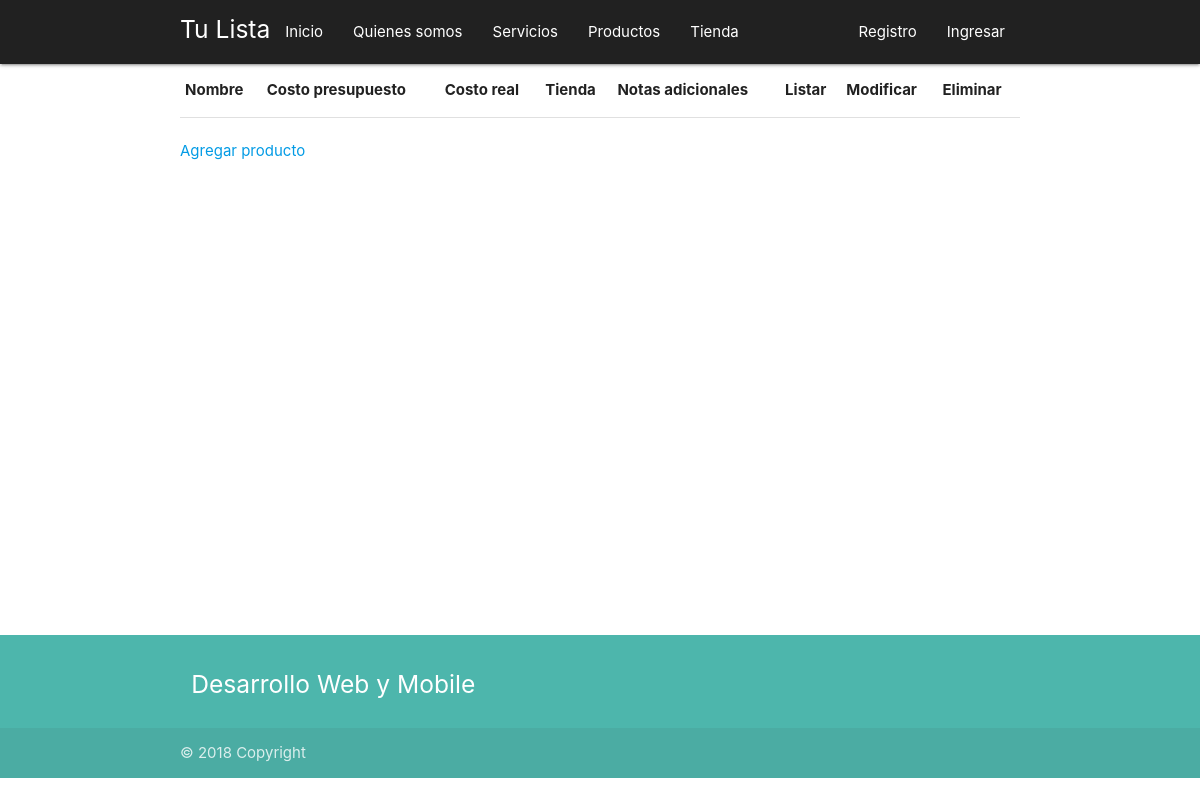
Before: /list_productos with the older database file.
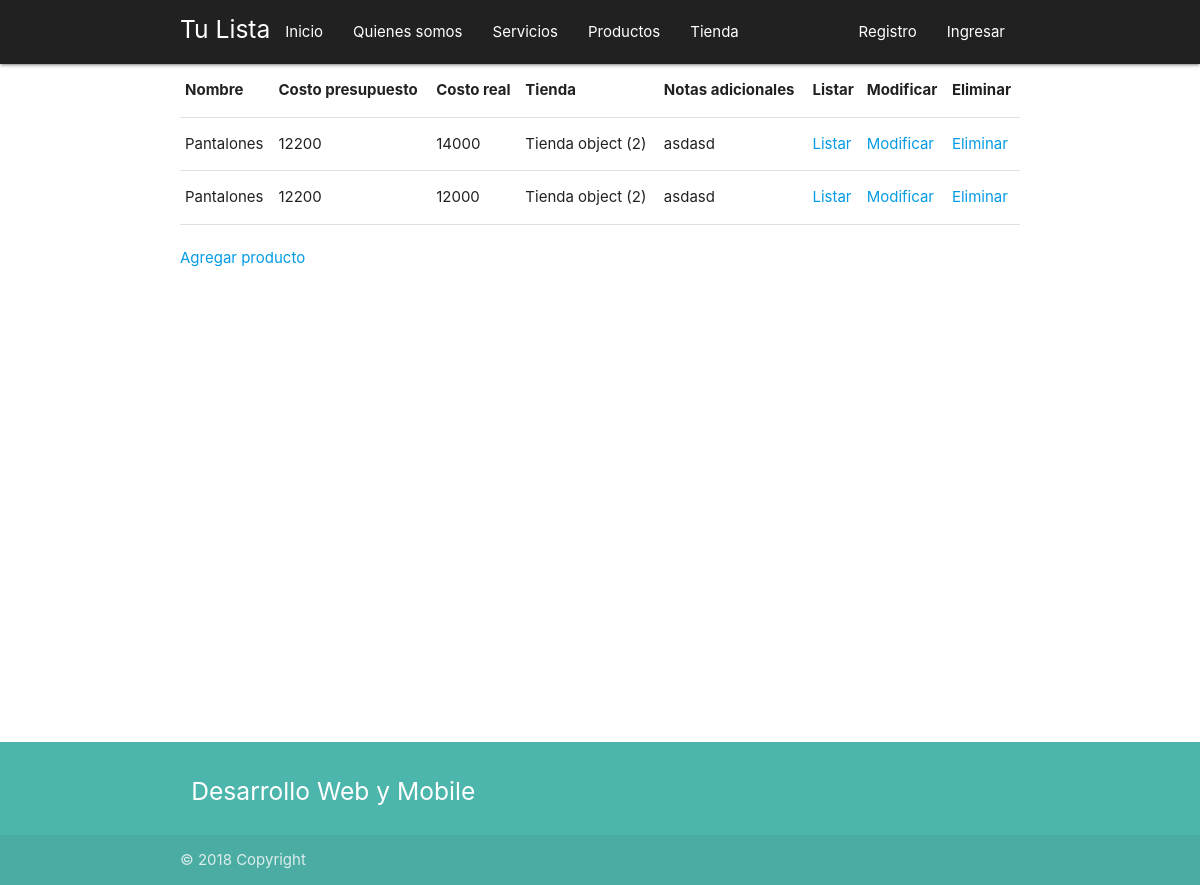
After: the same page with the newer database file.
### compras/models.py (models this page shows)
class Productos(models.Model):
    nombre = models.CharField(max_length=70)
    costo_presupuesto = models.IntegerField(blank=True)
    costo_real = models.IntegerField(blank=True)
    tienda = models.ForeignKey(Tienda, on_delete=models.CASCADE,blank=True)
    notas = models.TextField(max_length=200, blank=True)

class Tienda(models.Model):
    nombre = models.CharField(max_length=80)
    sucursal = models.CharField(max_length=80)
    direccion = models.CharField(max_length=80)
    ciudad = models.ForeignKey(Ciudad, on_delete=models.CASCADE,blank=True)

### compras/views.py (the view)
# urls.py: path('list_productos', views.ProductosList.as_view(), name='productos_list'),
class ProductosList(ListView):
    model = Productos

### compras/templates/compras/productos_list.html (shortened to what this page needs)
{% extends 'compras/base.html'%}
{% block content %}
<div class="container">
    <table border="1">
    <thead>
        <tr>
        <th>Nombre</th>
        <th>Costo presupuesto</th>
        <th>Costo real</th>
        <th>Tienda</th>
        <th>Notas adicionales</th>
        <th>Listar</th>
        <th>Modificar</th>
        <th>Eliminar</th>
        </tr>
    </thead>
    <body>
        {% for productos in object_list %}
        <tr>
        <td>{{ productos.nombre }}</td>
        <td>{{ productos.costo_presupuesto }}</td>
        <td>{{ productos.costo_real }}</td>
        <td>{{ productos.tienda }}</td>
        <td>{{ productos.notas }}</td>
        <td><a href="{% url "productos_view" productos.id %}">Listar</a></td>
        <td><a href="{% url "productos_edit" productos.id %}">Modificar</a></td>
        <td><a href="{% url "productos_delete" productos.id %}">Eliminar</a></td>
        </tr>
        {% endfor %}
    </table>
    </body>
    <br>
    <a href="{% url "productos_new" %}">Agregar producto</a>
    <br>
    <br>
    <br>
    <br>
    <br>
    <br>
    <br>
    <br>
    <br>
    <br>
    <br>
    <br>
    <br>
    <br>
    <br>
    <br>
    <br>
    <br>
    <br>
    <br>
    <br>
    <br>
{% endblock %}

### compras/templates/compras/base.html (shortened to what this page needs)
<!DOCTYPE html>
<html>
{% load pwa %}
{% load static %}
<head>
      <link type="text/css" rel="stylesheet" href="{% static 'css/materialize.min.css' %}" media="screen,projection"/>
      <link rel="stylesheet" type="text/css" href="{% static 'css/styles.css' %}">
</head>
<body>
	<header>
		{% if user.is_authenticated %}
		  	<div class="navbar-fixed">
		      <nav id="navegacion">
		        <div class="container nav-wrapper">
		            <a href="#" data-target="mobile-demo" class="sidenav-trigger"><i class="material-icons">menu</i></a>
		            <ul class="right hide-on-med-and-down">
		              	<li><a href="{% url 'inicio' %}">Inicio</a></li>
		             	<li><a href="{% url 'somos' %}">Quienes somos</a></li>
		              	<li><a href="{% url 'servicio' %}">Servicios</a></li>
		              	<li><a href="{% url 'productos_list'%}">Productos</a></li>
						<li><a href="{% url 'tienda_list' %}">Tienda</a></li>
		            </ul>
		            <ul>
		              	<li><a href="{% url 'registrar' %}">Registro</a></li>
		              	<li><a href="{% url 'logout' %}">Cerrar sesión</a></li>
		            </ul>
		        </div>
		      </nav>
		  	</div>
		  	<ul class="sidenav grey darken-4" id="mobile-demo">
		    	<li><a href="{% url 'inicio' %}">Inicio</a></li>
		      	<li><a href="{% url 'somos' %}">Quienes somos</a></li>
		      	<li><a href="{% url 'servicio' %}">Servicios</a></li>
		      	<li><a href="{% url 'registrar' %}">Registro</a></li>
		  	</ul>
		{% else %}
		  	<div class="navbar-fixed">
		      <nav id="navegacion" class="grey darken-4">
		        <div class="container nav-wrapper">
		      		<h5 class="left">Tu Lista</h5>
		            <ul class="center-align hide-on-med-and-down">
		              	<li><a href="{% url 'inicio' %}">Inicio</a></li>
		              	<li><a href="{% url 'somos' %}">Quienes somos</a></li>
						<li><a href="{% url 'servicio' %}">Servicios</a></li>
						<li><a href="{% url 'productos_list'%}">Productos</a></li>
						<li><a href="{% url 'tienda_list' %}">Tienda</a></li>
		            </ul>
		            <ul class="right hide-on-med-and-down">
		            	<li><a href="{% url 'registrar' %}">Registro</a></li>
		            	<li><a href="{% url 'sign_in' %}">Ingresar</a></li>
		            </ul>
		        </div>
 		 	</div>
		{% endif %}
	</header>
	{% block content %}
	{% endblock %}
	<footer id="footer" class="page-footer teal lighten-2">
        <div class="container">
            <div class="row">
            <div class="col l6 s12">
            	<h5 class="white-text">Desarrollo Web y Mobile</h5>
          	</div>
            </div>
        </div>
        <div class="footer-copyright">
            <div class="container">
            © 2018 Copyright
            </div>
       	</div>
    </footer>
</body>
</html>

### compras/static/css/styles.css (style rules this page uses)
#navegacion { background-color: #212121; }

Changed rows visible on the page:
added Productos: nombre "Pantalones", costo_presupuesto "12200", costo_real "14000", tienda "Tienda object (2)", notas "asdasd"
added Productos: nombre "Pantalones", costo_presupuesto "12200", costo_real "12000", tienda "Tienda object (2)", notas "asdasd"
